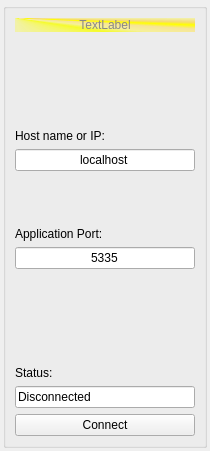
<?xml version="1.0" encoding="UTF-8"?>
<ui version="4.0">
 <class>TcpPortView</class>
 <widget class="QWidget" name="TcpPortView">
  <property name="geometry">
   <rect>
    <x>0</x>
    <y>0</y>
    <width>210</width>
    <height>451</height>
   </rect>
  </property>
  <property name="windowTitle">
   <string>Form</string>
  </property>
  <layout class="QVBoxLayout" name="verticalLayout">
   <property name="leftMargin">
    <number>3</number>
   </property>
   <property name="topMargin">
    <number>3</number>
   </property>
   <property name="rightMargin">
    <number>3</number>
   </property>
   <property name="bottomMargin">
    <number>3</number>
   </property>
   <item>
    <widget class="QGroupBox" name="groupBox">
     <property name="title">
      <string/>
     </property>
     <layout class="QVBoxLayout" name="verticalLayout_5">
      <item>
       <widget class="QLabel" name="tcpHeadLabel">
        <property name="styleSheet">
         <string notr="true">background-color: qconicalgradient(cx:0, cy:0, angle:135, stop:0 rgba(255, 255, 0, 69), stop:0.375 rgba(255, 255, 0, 69), stop:0.423533 rgba(251, 255, 0, 145), stop:0.45 rgba(247, 255, 0, 208), stop:0.477581 rgba(255, 244, 71, 130), stop:0.518717 rgba(255, 218, 71, 130), stop:0.55 rgba(255, 255, 0, 255), stop:0.57754 rgba(255, 203, 0, 130), stop:0.625 rgba(255, 255, 0, 69), stop:1 rgba(255, 255, 0, 69));
color: rgb(136, 136, 136);
</string>
        </property>
        <property name="text">
         <string>TextLabel</string>
        </property>
        <property name="alignment">
         <set>Qt::AlignCenter</set>
        </property>
       </widget>
      </item>
      <item>
       <spacer name="verticalSpacer_3">
        <property name="orientation">
         <enum>Qt::Vertical</enum>
        </property>
        <property name="sizeHint" stdset="0">
         <size>
          <width>20</width>
          <height>40</height>
         </size>
        </property>
       </spacer>
      </item>
      <item>
       <layout class="QVBoxLayout" name="verticalLayout_2">
        <item>
         <widget class="QLabel" name="label">
          <property name="text">
           <string>Host name or IP:</string>
          </property>
         </widget>
        </item>
        <item>
         <widget class="QLineEdit" name="tcpHostnameEdit">
          <property name="text">
           <string>localhost</string>
          </property>
          <property name="alignment">
           <set>Qt::AlignCenter</set>
          </property>
         </widget>
        </item>
        <item>
         <spacer name="verticalSpacer_2">
          <property name="orientation">
           <enum>Qt::Vertical</enum>
          </property>
          <property name="sizeHint" stdset="0">
           <size>
            <width>20</width>
            <height>40</height>
           </size>
          </property>
         </spacer>
        </item>
       </layout>
      </item>
      <item>
       <layout class="QVBoxLayout" name="verticalLayout_3">
        <item>
         <widget class="QLabel" name="label_2">
          <property name="text">
           <string>Application Port:</string>
          </property>
         </widget>
        </item>
        <item>
         <widget class="QLineEdit" name="tcpPortEdit">
          <property name="text">
           <string>5335</string>
          </property>
          <property name="alignment">
           <set>Qt::AlignCenter</set>
          </property>
         </widget>
        </item>
       </layout>
      </item>
      <item>
       <spacer name="verticalSpacer">
        <property name="orientation">
         <enum>Qt::Vertical</enum>
        </property>
        <property name="sizeHint" stdset="0">
         <size>
          <width>20</width>
          <height>40</height>
         </size>
        </property>
       </spacer>
      </item>
      <item>
       <layout class="QVBoxLayout" name="verticalLayout_4">
        <item>
         <widget class="QLabel" name="tcpStateLabel">
          <property name="text">
           <string>Status:</string>
          </property>
         </widget>
        </item>
        <item>
         <widget class="QLineEdit" name="statusLineEdit">
          <property name="text">
           <string>Disconnected</string>
          </property>
          <property name="readOnly">
           <bool>true</bool>
          </property>
         </widget>
        </item>
        <item>
         <widget class="QPushButton" name="tcpConnButton">
          <property name="text">
           <string>Connect</string>
          </property>
          <property name="checkable">
           <bool>false</bool>
          </property>
         </widget>
        </item>
       </layout>
      </item>
     </layout>
    </widget>
   </item>
  </layout>
 </widget>
 <resources/>
 <connections/>
</ui>
